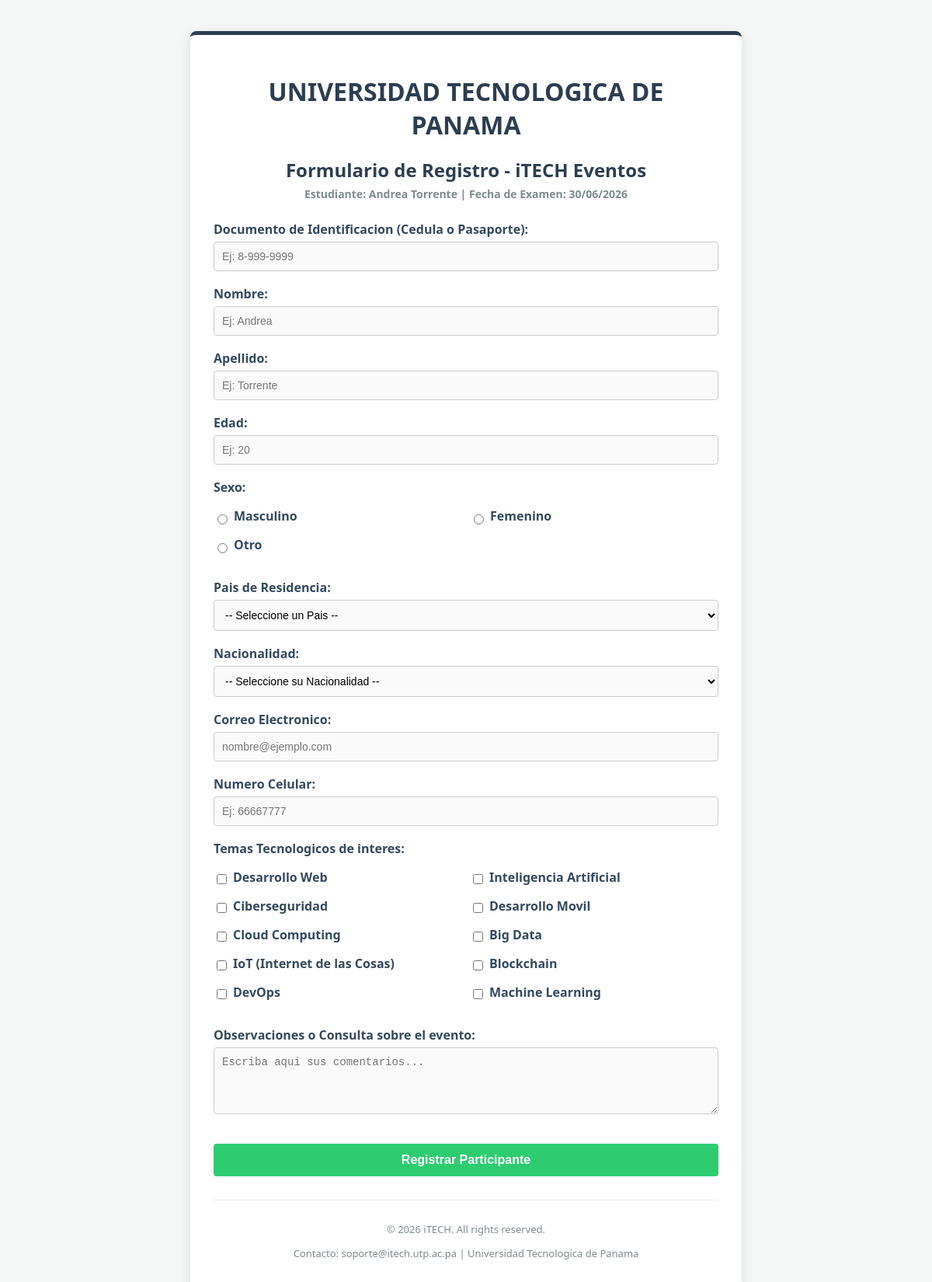
The page /views/formulario.php on the database its author committed.
### tables this page shows
CREATE TABLE IF NOT EXISTS `areas_interes` (
  `id` int NOT NULL AUTO_INCREMENT,
  `nombre` varchar(100) NOT NULL,
  PRIMARY KEY (`id`),
  UNIQUE KEY `nombre` (`nombre`)
);

### models/AreaInteres.php (called while the page is built)
<?php
class AreaInteres {
    private $conn;
    private $table_name = "areas_interes";
    public function __construct($db) {
        $this->conn = $db;
    }
    public function obtenerTodas() {
        $query = "SELECT id, nombre FROM " . $this->table_name . " ORDER BY id ASC";
        $stmt = $this->conn->prepare($query);
        $stmt->execute();
        return $stmt->fetchAll(PDO::FETCH_ASSOC);
    }
}
?>

### views/formulario.php (the view, shortened to what this page needs)
<?php
require_once '../models/AreaInteres.php';
$database = new Database();
$db = $database->getConnection();
$areaModel = new AreaInteres($db);
$listaAreas = $areaModel->obtenerTodas();
?>
<!DOCTYPE html>
<html lang="es">
<head>
    <link rel="stylesheet" href="../css/estilos.css">
</head>
<body>
<div class="container">
    <h1>UNIVERSIDAD TECNOLOGICA DE PANAMA</h1>
    <h2>Formulario de Registro - iTECH Eventos</h2>
    <h3>Estudiante: Andrea Torrente | Fecha de Examen: 30/06/2026</h3>
    <form action="../controllers/InscriptorController.php" method="POST">
        <div class="form-group">
            <label for="identidad">Documento de Identificacion (Cedula o Pasaporte):</label>
            <input type="text" id="identidad" name="identidad" required placeholder="Ej: 8-999-9999">
        </div>
        <div class="form-group">
            <label for="nombre">Nombre:</label>
            <input type="text" id="nombre" name="nombre" required placeholder="Ej: Andrea">
        </div>
        <div class="form-group">
            <label for="apellido">Apellido:</label>
            <input type="text" id="apellido" name="apellido" required placeholder="Ej: Torrente">
        </div>
        <div class="form-group">
            <label for="edad">Edad:</label>
            <input type="number" id="edad" name="edad" required min="1" max="120" placeholder="Ej: 20">
        </div>
        <div class="form-group">
            <label>Sexo:</label>
            <div class="radio-group">
                <div class="radio-item">
                    <input type="radio" id="masculino" name="sexo" value="Masculino" required>
                    <label for="masculino">Masculino</label>
                </div>
                <div class="radio-item">
                    <input type="radio" id="femenino" name="sexo" value="Femenino" required>
                    <label for="femenino">Femenino</label>
                </div>
                <div class="radio-item">
                    <input type="radio" id="otro" name="sexo" value="Otro" required>
                    <label for="otro">Otro</label>
                </div>
            </div>
        </div>
        <div class="form-group">
            <label for="pais_residencia_id">Pais de Residencia:</label>
            <select id="pais_residencia_id" name="pais_residencia_id" required>
                <option value="">-- Seleccione un Pais --</option>
            </select>
        </div>
        <div class="form-group">
            <label for="nacionalidad_id">Nacionalidad:</label>
            <select id="nacionalidad_id" name="nacionalidad_id" required>
                <option value="">-- Seleccione su Nacionalidad --</option>
            </select>
        </div>
        <div class="form-group">
            <label for="correo">Correo Electronico:</label>
            <input type="email" id="correo" name="correo" required placeholder="nombre@ejemplo.com">
        </div>
        <div class="form-group">
            <label for="celular">Numero Celular:</label>
            <input type="text" id="celular" name="celular" required placeholder="Ej: 66667777">
        </div>
        <div class="form-group">
            <label>Temas Tecnologicos de interes:</label>
            <div class="checkbox-group">
                <?php foreach($listaAreas as $area): ?>
                    <div class="checkbox-item">
                        <input type="checkbox" id="area_<?php echo $area['id']; ?>" name="areas_interes[]" value="<?php echo $area['id']; ?>">
                        <label for="area_<?php echo $area['id']; ?>"><?php echo htmlspecialchars($area['nombre']); ?></label>
                    </div>
                <?php endforeach; ?>
            </div>
        </div>
        <div class="form-group">
            <label for="observaciones">Observaciones o Consulta sobre el evento:</label>
            <textarea id="observaciones" name="observaciones" rows="4" placeholder="Escriba aqui sus comentarios..."></textarea>
        </div>
        <button type="submit">Registrar Participante</button>
    </form>
    <footer>
        <p>&copy; <?php echo date('Y'); ?> iTECH. All rights reserved.</p>
        <p>Contacto: soporte@itech.utp.ac.pa | Universidad Tecnologica de Panama</p>
    </footer>
</div>
</body>
</html>

### css/estilos.css (style rules this page uses)
body { font-family: 'Segoe UI', Tahoma, Geneva, Verdana, sans-serif; background-color: #f4f7f6; color: #333; margin: 0; padding: 20px; }
.container { max-width: 650px; background: #ffffff; margin: 20px auto; padding: 30px; border-radius: 8px; box-shadow: 0 4px 15px rgba(0, 0, 0, 0.1); border-top: 5px solid #2c3e50; }
h1, h2 { text-align: center; color: #2c3e50; margin-bottom: 5px; }
h3 { text-align: center; color: #7f8c8d; margin-top: 0; margin-bottom: 25px; font-size: 14px; }
.form-group { margin-bottom: 18px; }
label { display: block; font-weight: bold; margin-bottom: 5px; color: #34495e; }
input[type="text"], input[type="email"], input[type="number"], select, textarea { width: 100%; padding: 10px; border: 1px solid #ccc; border-radius: 4px; box-sizing: border-box; font-size: 14px; background-color: #fafafa; }
.radio-group, .checkbox-group { display: grid; grid-template-columns: repeat(2, 1fr); gap: 10px; padding: 10px 0; }
.checkbox-item, .radio-item { display: flex; align-items: center; }
.checkbox-item input, .radio-item input { margin-right: 8px; width: auto; }
button { width: 100%; background-color: #2ecc71; color: white; border: none; padding: 12px; font-size: 16px; font-weight: bold; border-radius: 4px; cursor: pointer; transition: background 0.3s ease; margin-top: 15px; }
footer { text-align: center; margin-top: 30px; padding-top: 15px; border-top: 1px solid #eee; font-size: 13px; color: #7f8c8d; }

### rows shown on the page
areas_interes: nombre "Desarrollo Web"
areas_interes: nombre "Inteligencia Artificial"
areas_interes: nombre "Ciberseguridad"
areas_interes: nombre "Desarrollo Movil"
areas_interes: nombre "Cloud Computing"
areas_interes: nombre "Big Data"
areas_interes: nombre "IoT (Internet de las Cosas)"
areas_interes: nombre "Blockchain"
areas_interes: nombre "DevOps"
areas_interes: nombre "Machine Learning"
